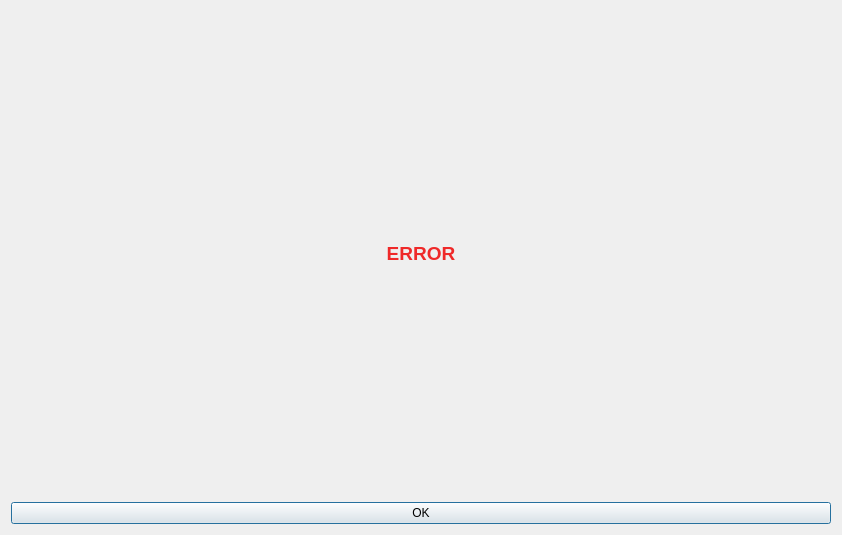
<?xml version="1.0" encoding="UTF-8"?>
<ui version="4.0">
 <class>generic_error</class>
 <widget class="QDialog" name="generic_error">
  <property name="geometry">
   <rect>
    <x>0</x>
    <y>0</y>
    <width>842</width>
    <height>535</height>
   </rect>
  </property>
  <property name="windowTitle">
   <string>Dialog</string>
  </property>
  <layout class="QGridLayout" name="gridLayout">
   <item row="0" column="0">
    <widget class="QLabel" name="label">
     <property name="whatsThis">
      <string>&lt;html&gt;&lt;head/&gt;&lt;body&gt;&lt;p align=&quot;center&quot;&gt;&lt;span style=&quot; font-weight:600; color:#ef2929;&quot;&gt;ERROR:&lt;/span&gt;&lt;/p&gt;&lt;/body&gt;&lt;/html&gt;</string>
     </property>
     <property name="text">
      <string>&lt;html&gt;&lt;head/&gt;&lt;body&gt;&lt;p align=&quot;center&quot;&gt;&lt;span style=&quot; font-size:14pt; font-weight:600; color:#ef2929;&quot;&gt;ERROR&lt;/span&gt;&lt;/p&gt;&lt;/body&gt;&lt;/html&gt;</string>
     </property>
    </widget>
   </item>
   <item row="1" column="0">
    <widget class="QPushButton" name="pushButton">
     <property name="text">
      <string>OK</string>
     </property>
    </widget>
   </item>
  </layout>
 </widget>
 <resources/>
 <connections/>
</ui>
